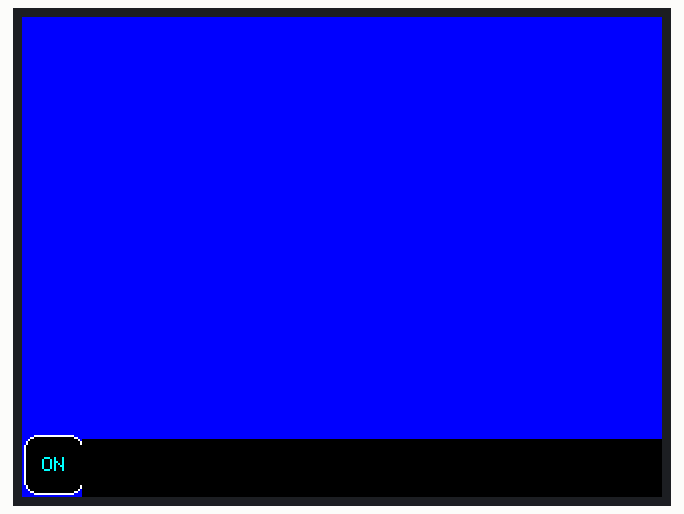
Simulated run of this sketch. Board: Arduino Uno, built with avr-gcc and run on an emulated ATmega328P. Shown: 320×240 colour display. What the sketch prints to the serial monitor is not drawn.

Above: at 0.25 s.

The sketch:

low.ino
```cpp
// MCUFRIEND UNO shields have microSD on pins 10, 11, 12, 13
// The official <SD.h> library only works on the hardware SPI pins
// e.g. 11, 12, 13 on a Uno  (or STM32 Nucleo)
//
// copy all your BMP files to the root directory on the microSD with your PC
// (or another directory)
#include <TouchScreen.h>
#define MINPRESSURE 200
#define MAXPRESSURE 1000
#define BLACK   0x0000
#define BLUE    0x001F
#define RED     0xF800
#define GREEN   0x07E0
#define CYAN    0x07FF
#define MAGENTA 0xF81F
#define YELLOW  0xFFE0
#define WHITE   0xFFFF

#include <SPI.h>            // f.k. for Arduino-1.5.2
#include <Adafruit_GFX.h>   // Hardware-specific library
#include <MCUFRIEND_kbv.h>
MCUFRIEND_kbv tft;

#if defined(ESP32)
#define SD_CS     5
#else
#define SD_CS     10
#endif

// PARA LA PARTE TACTIL
// ALL Touch panels and wiring is DIFFERENT
// copy-paste results from TouchScreen_Calibr_native.ino
const int XP=8,XM=A2,YP=A3,YM=9; //240x400 ID=0x7793
//const int TS_LEFT=891,TS_RT=132,TS_TOP=57,TS_BOT=930;
const int TS_LEFT=880,TS_RT=132,TS_TOP=57,TS_BOT=930;
TouchScreen ts = TouchScreen(XP, YP, XM, YM, 300);
Adafruit_GFX_Button on_btn;
int pixel_x, pixel_y;     //Touch_getXY() updates global vars
bool Touch_getXY(void)
{
    TSPoint p = ts.getPoint();
    pinMode(YP, OUTPUT);      //restore shared pins
    pinMode(XM, OUTPUT);      //because TFT control pins
    bool pressed = (p.z > MINPRESSURE && p.z < MAXPRESSURE);
    if (pressed) {
      // pixel_x = map(p.x, TS_LEFT, TS_RT, 0, tft.width()); //.kbv makes sense to me
      // pixel_y = map(p.y, TS_TOP, TS_BOT, 0, tft.height());
      pixel_y = map(p.x, TS_LEFT, TS_RT, tft.height(), 0);
      pixel_x = map(p.y, TS_TOP, TS_BOT, 0, tft.width());
      // Serial.print(pixel_x);
      // Serial.print(" - ");
      // Serial.println(pixel_y);
    }
    return pressed;
}

//aaron
bool startMenu;


void setup()
{
  uint16_t ID;
  Serial.begin(9600);
  ID = tft.readID();
  Serial.println(ID, HEX);
  if (ID == 0x0D3D3) ID = 0x9481;
  tft.begin(ID);
  tft.fillScreen(BLUE);
  tft.setTextColor(0xFFFF, 0x0000);
  tft.setRotation(1);

  on_btn.initButton(&tft, 16, 224, 30, 30, WHITE, CYAN, BLACK, "ON", 1);
  on_btn.drawButton(true);
  tft.fillRect(30, 211, 370, 29, BLACK);
  startMenu=0;
}
void loop(){
  bool down = Touch_getXY();
  on_btn.press(down && on_btn.contains(pixel_x, pixel_y));
  if (on_btn.justPressed()) {
    startMenu=!startMenu;
    Serial.println(startMenu);
      if(startMenu==false){
        // on_btn.drawButton(true);
        tft.fillRect(0, 0, 80, 210, BLUE);
      }else{
        tft.fillRect(0, 0, 80, 210, BLACK);
      }
  }
  // String incomingByte=Serial.readString();
    // tft.setCursor(0, 0);
    // tft.println(incomingByte);
    // if(incomingByte=="hola"){
    //   Serial.println("responder saludo");
    // }else{
    //   Serial.println(incomingByte);
    // }
    initMouse();
    while (true) {
      mouse();
    }
}

Adafruit_GFX_Button left_click;
void initMouse(){
  delay(10);
  tft.fillRect(0, 0, 360, 240, RED);
  tft.fillRect(360, 0, 40, 90, GREEN);
  tft.fillRect(360, 90, 40, 60, YELLOW);
  tft.fillRect(360, 150, 40, 90, BLUE);

  left_click.initButton(&tft, 380, 45, 40, 90, WHITE, CYAN, BLACK, "CLICK", 1);
  left_click.drawButton(true);
}
int last_mouse_x=0;
int last_mouse_y=0;
float deltaTime=0;
float speed=0.05;
int mouse_action=0;
// 0 none
// 1 left click
// 2 right click
// 3 middle click
// 4 scroll up
// 5 scroll down

void mouse(){
  double currentTime = millis();
  deltaTime=(currentTime - deltaTime);
  bool down = Touch_getXY();
  left_click.press(down && left_click.contains(pixel_x, pixel_y));
  if (left_click.justPressed()) {
    Serial.println((String) "{method:'mousepad',data:{click:'L_pressed'}}");
    // mouse_action="L_presz2sed";
    // delay(1000);
  }
  if (left_click.justReleased()) {
    Serial.println((String) "{method:'mousepad',data:{click:'L_released'}}");
    mouse_action="L_released";
    // delay(1000);
  }

  if(last_mouse_x!=pixel_x || last_mouse_y!=pixel_y){
    // Serial.println((String) "{method:'mousepad',data:{x:"+(last_mouse_x - pixel_x)*-(deltaTime*speed)+",y:"+(last_mouse_y - pixel_y)*-(deltaTime*speed)+"}}");
  }
  last_mouse_x=pixel_x;
  last_mouse_y=pixel_y;
  deltaTime=currentTime;
}
```
